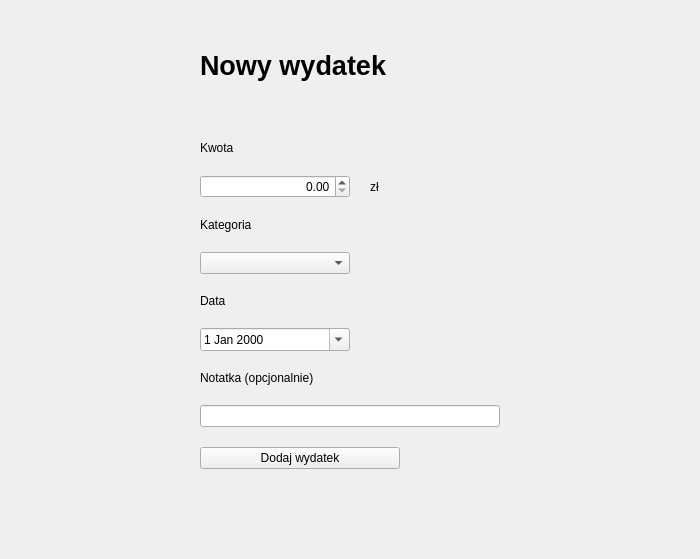
     <widget class="QWidget" name="tab_Wydatki">
      <attribute name="title">
       <string>Wydatki</string>
      </attribute>
      <layout class="QVBoxLayout" name="verticalLayout_5">
       <property name="spacing">
        <number>20</number>
       </property>
       <property name="leftMargin">
        <number>200</number>
       </property>
       <property name="topMargin">
        <number>50</number>
       </property>
       <property name="rightMargin">
        <number>200</number>
       </property>
       <property name="bottomMargin">
        <number>50</number>
       </property>
       <item>
        <widget class="QLabel" name="label_55">
         <property name="font">
          <font>
           <pointsize>20</pointsize>
           <bold>true</bold>
          </font>
         </property>
         <property name="text">
          <string>Nowy wydatek</string>
         </property>
        </widget>
       </item>
       <item>
        <spacer name="verticalSpacer">
         <property name="orientation">
          <enum>Qt::Vertical</enum>
         </property>
         <property name="sizeHint" stdset="0">
          <size>
           <width>20</width>
           <height>40</height>
          </size>
         </property>
        </spacer>
       </item>
       <item>
        <widget class="QLabel" name="label_13">
         <property name="text">
          <string>Kwota</string>
         </property>
        </widget>
       </item>
       <item>
        <layout class="QHBoxLayout" name="horizontalLayout_7">
         <item>
          <widget class="QDoubleSpinBox" name="doubleSpinBox_kwotaWydatek">
           <property name="minimumSize">
            <size>
             <width>150</width>
             <height>0</height>
            </size>
           </property>
           <property name="alignment">
            <set>Qt::AlignRight|Qt::AlignTrailing|Qt::AlignVCenter</set>
           </property>
           <property name="maximum">
            <double>999999.989999999990687</double>
           </property>
          </widget>
         </item>
         <item>
          <widget class="QLabel" name="label_14">
           <property name="text">
            <string>zł</string>
           </property>
          </widget>
         </item>
         <item>
          <spacer name="horizontalSpacer_5">
           <property name="orientation">
            <enum>Qt::Horizontal</enum>
           </property>
           <property name="sizeHint" stdset="0">
            <size>
             <width>40</width>
             <height>20</height>
            </size>
           </property>
          </spacer>
         </item>
        </layout>
       </item>
       <item>
        <widget class="QLabel" name="label_15">
         <property name="text">
          <string>Kategoria</string>
         </property>
        </widget>
       </item>
       <item>
        <layout class="QHBoxLayout" name="horizontalLayout_8">
         <item>
          <widget class="QComboBox" name="comboBox_kategoriaWydatek">
           <property name="minimumSize">
            <size>
             <width>150</width>
             <height>0</height>
            </size>
           </property>
          </widget>
         </item>
         <item>
          <spacer name="horizontalSpacer_6">
           <property name="orientation">
            <enum>Qt::Horizontal</enum>
           </property>
           <property name="sizeHint" stdset="0">
            <size>
             <width>40</width>
             <height>20</height>
            </size>
           </property>
          </spacer>
         </item>
        </layout>
       </item>
       <item>
        <widget class="QLabel" name="label_16">
         <property name="text">
          <string>Data</string>
         </property>
        </widget>
       </item>
       <item>
        <layout class="QHBoxLayout" name="horizontalLayout_9">
         <item>
          <widget class="QDateEdit" name="dateEdit_dataWydatek">
           <property name="minimumSize">
            <size>
             <width>150</width>
             <height>0</height>
            </size>
           </property>
           <property name="calendarPopup">
            <bool>true</bool>
           </property>
          </widget>
         </item>
         <item>
          <spacer name="horizontalSpacer_7">
           <property name="orientation">
            <enum>Qt::Horizontal</enum>
           </property>
           <property name="sizeHint" stdset="0">
            <size>
             <width>40</width>
             <height>20</height>
            </size>
           </property>
          </spacer>
         </item>
        </layout>
       </item>
       <item>
        <widget class="QLabel" name="label_17">
         <property name="text">
          <string>Notatka (opcjonalnie)</string>
         </property>
        </widget>
       </item>
       <item>
        <widget class="QLineEdit" name="lineEdit_notatkaWydatek">
         <property name="minimumSize">
          <size>
           <width>300</width>
           <height>0</height>
          </size>
         </property>
         <property name="maximumSize">
          <size>
           <width>400</width>
           <height>16777215</height>
          </size>
         </property>
        </widget>
       </item>
       <item>
        <widget class="QPushButton" name="pushButton_dodajWydatek">
         <property name="maximumSize">
          <size>
           <width>200</width>
           <height>16777215</height>
          </size>
         </property>
         <property name="text">
          <string>Dodaj wydatek</string>
         </property>
        </widget>
       </item>
       <item>
        <spacer name="verticalSpacer_28">
         <property name="orientation">
          <enum>Qt::Vertical</enum>
         </property>
         <property name="sizeHint" stdset="0">
          <size>
           <width>20</width>
           <height>40</height>
          </size>
         </property>
        </spacer>
       </item>
      </layout>
     </widget>
